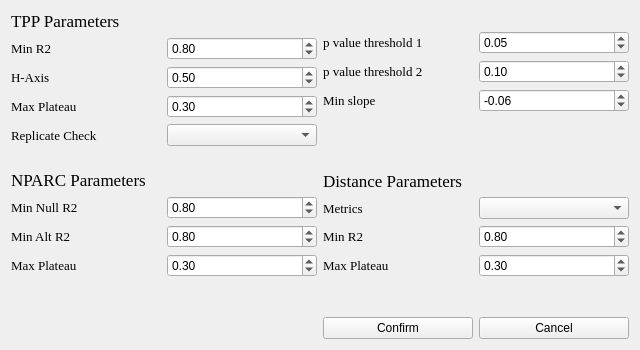
<?xml version="1.0" encoding="UTF-8"?>
<ui version="4.0">
 <class>Form</class>
 <widget class="QWidget" name="Form">
  <property name="geometry">
   <rect>
    <x>0</x>
    <y>0</y>
    <width>640</width>
    <height>350</height>
   </rect>
  </property>
  <property name="minimumSize">
   <size>
    <width>640</width>
    <height>350</height>
   </size>
  </property>
  <property name="maximumSize">
   <size>
    <width>640</width>
    <height>350</height>
   </size>
  </property>
  <property name="windowTitle">
   <string>Form</string>
  </property>
  <layout class="QGridLayout" name="gridLayout">
   <item row="2" column="0">
    <spacer name="horizontalSpacer">
     <property name="orientation">
      <enum>Qt::Horizontal</enum>
     </property>
     <property name="sizeHint" stdset="0">
      <size>
       <width>303</width>
       <height>20</height>
      </size>
     </property>
    </spacer>
   </item>
   <item row="2" column="1">
    <layout class="QHBoxLayout" name="horizontalLayout_13">
     <item>
      <widget class="QPushButton" name="ButtonConfirm">
       <property name="text">
        <string>Confirm</string>
       </property>
      </widget>
     </item>
     <item>
      <widget class="QPushButton" name="ButtonCancel">
       <property name="text">
        <string>Cancel</string>
       </property>
      </widget>
     </item>
    </layout>
   </item>
   <item row="0" column="0">
    <layout class="QVBoxLayout" name="verticalLayout_8">
     <item>
      <layout class="QHBoxLayout" name="horizontalLayout_8">
       <item>
        <widget class="QLabel" name="label">
         <property name="font">
          <font>
           <family>Times New Roman</family>
           <pointsize>13</pointsize>
          </font>
         </property>
         <property name="text">
          <string>TPP Parameters</string>
         </property>
        </widget>
       </item>
      </layout>
     </item>
     <item>
      <layout class="QVBoxLayout" name="verticalLayout_6">
       <item>
        <layout class="QVBoxLayout" name="verticalLayout_3">
         <item>
          <layout class="QHBoxLayout" name="horizontalLayout">
           <item>
            <widget class="QLabel" name="label_2">
             <property name="font">
              <font>
               <family>Times New Roman</family>
               <pointsize>10</pointsize>
              </font>
             </property>
             <property name="text">
              <string>Min R2</string>
             </property>
            </widget>
           </item>
           <item>
            <widget class="QDoubleSpinBox" name="BoxR2">
             <property name="maximum">
              <double>1.000000000000000</double>
             </property>
             <property name="singleStep">
              <double>0.010000000000000</double>
             </property>
             <property name="value">
              <double>0.800000000000000</double>
             </property>
            </widget>
           </item>
          </layout>
         </item>
         <item>
          <layout class="QHBoxLayout" name="horizontalLayout_2">
           <item>
            <widget class="QLabel" name="label_3">
             <property name="font">
              <font>
               <family>Times New Roman</family>
               <pointsize>10</pointsize>
              </font>
             </property>
             <property name="text">
              <string>H-Axis</string>
             </property>
            </widget>
           </item>
           <item>
            <widget class="QDoubleSpinBox" name="BoxHAxis">
             <property name="maximum">
              <double>1.000000000000000</double>
             </property>
             <property name="singleStep">
              <double>0.010000000000000</double>
             </property>
             <property name="value">
              <double>0.500000000000000</double>
             </property>
            </widget>
           </item>
          </layout>
         </item>
         <item>
          <layout class="QHBoxLayout" name="horizontalLayout_3">
           <item>
            <widget class="QLabel" name="label_4">
             <property name="font">
              <font>
               <family>Times New Roman</family>
               <pointsize>10</pointsize>
              </font>
             </property>
             <property name="text">
              <string>Max Plateau</string>
             </property>
            </widget>
           </item>
           <item>
            <widget class="QDoubleSpinBox" name="BoxPla">
             <property name="maximum">
              <double>1.000000000000000</double>
             </property>
             <property name="singleStep">
              <double>0.010000000000000</double>
             </property>
             <property name="value">
              <double>0.300000000000000</double>
             </property>
            </widget>
           </item>
          </layout>
         </item>
         <item>
          <layout class="QHBoxLayout" name="horizontalLayout_4">
           <item>
            <widget class="QLabel" name="label_5">
             <property name="font">
              <font>
               <family>Times New Roman</family>
               <pointsize>10</pointsize>
              </font>
             </property>
             <property name="text">
              <string>Replicate Check</string>
             </property>
            </widget>
           </item>
           <item>
            <widget class="QComboBox" name="BoxCheck">
             <property name="toolTip">
              <string/>
             </property>
             <property name="currentText">
              <string/>
             </property>
            </widget>
           </item>
          </layout>
         </item>
        </layout>
       </item>
       <item>
        <spacer name="verticalSpacer">
         <property name="orientation">
          <enum>Qt::Vertical</enum>
         </property>
         <property name="sizeHint" stdset="0">
          <size>
           <width>20</width>
           <height>20</height>
          </size>
         </property>
        </spacer>
       </item>
       <item>
        <layout class="QVBoxLayout" name="verticalLayout_2">
         <item>
          <widget class="QLabel" name="label_6">
           <property name="font">
            <font>
             <family>Times New Roman</family>
             <pointsize>13</pointsize>
            </font>
           </property>
           <property name="text">
            <string>NPARC Parameters</string>
           </property>
          </widget>
         </item>
         <item>
          <layout class="QHBoxLayout" name="horizontalLayout_5">
           <item>
            <widget class="QLabel" name="label_7">
             <property name="font">
              <font>
               <family>Times New Roman</family>
               <pointsize>10</pointsize>
              </font>
             </property>
             <property name="text">
              <string>Min Null R2</string>
             </property>
            </widget>
           </item>
           <item>
            <widget class="QDoubleSpinBox" name="BoxR2_Null">
             <property name="maximum">
              <double>1.000000000000000</double>
             </property>
             <property name="singleStep">
              <double>0.010000000000000</double>
             </property>
             <property name="value">
              <double>0.800000000000000</double>
             </property>
            </widget>
           </item>
          </layout>
         </item>
         <item>
          <layout class="QHBoxLayout" name="horizontalLayout_6">
           <item>
            <widget class="QLabel" name="label_8">
             <property name="font">
              <font>
               <family>Times New Roman</family>
               <pointsize>10</pointsize>
              </font>
             </property>
             <property name="text">
              <string>Min Alt R2</string>
             </property>
            </widget>
           </item>
           <item>
            <widget class="QDoubleSpinBox" name="BoxR2_Alt">
             <property name="maximum">
              <double>1.000000000000000</double>
             </property>
             <property name="singleStep">
              <double>0.010000000000000</double>
             </property>
             <property name="value">
              <double>0.800000000000000</double>
             </property>
            </widget>
           </item>
          </layout>
         </item>
         <item>
          <layout class="QHBoxLayout" name="horizontalLayout_7">
           <item>
            <widget class="QLabel" name="label_9">
             <property name="font">
              <font>
               <family>Times New Roman</family>
               <pointsize>10</pointsize>
              </font>
             </property>
             <property name="text">
              <string>Max Plateau</string>
             </property>
            </widget>
           </item>
           <item>
            <widget class="QDoubleSpinBox" name="BoxPlaN">
             <property name="maximum">
              <double>1.000000000000000</double>
             </property>
             <property name="singleStep">
              <double>0.010000000000000</double>
             </property>
             <property name="value">
              <double>0.300000000000000</double>
             </property>
            </widget>
           </item>
          </layout>
         </item>
        </layout>
       </item>
      </layout>
     </item>
    </layout>
   </item>
   <item row="0" column="1">
    <layout class="QVBoxLayout" name="verticalLayout_7">
     <item>
      <spacer name="horizontalSpacer_2">
       <property name="orientation">
        <enum>Qt::Horizontal</enum>
       </property>
       <property name="sizeHint" stdset="0">
        <size>
         <width>40</width>
         <height>20</height>
        </size>
       </property>
      </spacer>
     </item>
     <item>
      <layout class="QVBoxLayout" name="verticalLayout_5">
       <item>
        <layout class="QVBoxLayout" name="verticalLayout">
         <item>
          <layout class="QHBoxLayout" name="horizontalLayout_9">
           <item>
            <widget class="QLabel" name="label_12">
             <property name="font">
              <font>
               <family>Times New Roman</family>
               <pointsize>10</pointsize>
              </font>
             </property>
             <property name="text">
              <string>p value threshold 1</string>
             </property>
            </widget>
           </item>
           <item>
            <widget class="QDoubleSpinBox" name="BoxPval1">
             <property name="maximum">
              <double>1.000000000000000</double>
             </property>
             <property name="singleStep">
              <double>0.010000000000000</double>
             </property>
             <property name="value">
              <double>0.050000000000000</double>
             </property>
            </widget>
           </item>
          </layout>
         </item>
         <item>
          <layout class="QHBoxLayout" name="horizontalLayout_14">
           <item>
            <widget class="QLabel" name="label_17">
             <property name="font">
              <font>
               <family>Times New Roman</family>
               <pointsize>10</pointsize>
              </font>
             </property>
             <property name="text">
              <string>p value threshold 2</string>
             </property>
            </widget>
           </item>
           <item>
            <widget class="QDoubleSpinBox" name="BoxPval2">
             <property name="maximum">
              <double>1.000000000000000</double>
             </property>
             <property name="singleStep">
              <double>0.010000000000000</double>
             </property>
             <property name="value">
              <double>0.100000000000000</double>
             </property>
            </widget>
           </item>
          </layout>
         </item>
         <item>
          <layout class="QHBoxLayout" name="horizontalLayout_15">
           <item>
            <widget class="QLabel" name="label_13">
             <property name="font">
              <font>
               <family>Times New Roman</family>
               <pointsize>10</pointsize>
              </font>
             </property>
             <property name="text">
              <string>Min slope</string>
             </property>
            </widget>
           </item>
           <item>
            <widget class="QDoubleSpinBox" name="BoxMinSlope">
             <property name="minimum">
              <double>-99.000000000000000</double>
             </property>
             <property name="singleStep">
              <double>0.010000000000000</double>
             </property>
             <property name="value">
              <double>-0.060000000000000</double>
             </property>
            </widget>
           </item>
          </layout>
         </item>
         <item>
          <spacer name="horizontalSpacer_3">
           <property name="orientation">
            <enum>Qt::Horizontal</enum>
           </property>
           <property name="sizeHint" stdset="0">
            <size>
             <width>40</width>
             <height>20</height>
            </size>
           </property>
          </spacer>
         </item>
         <item>
          <spacer name="verticalSpacer_2">
           <property name="orientation">
            <enum>Qt::Vertical</enum>
           </property>
           <property name="sizeHint" stdset="0">
            <size>
             <width>20</width>
             <height>40</height>
            </size>
           </property>
          </spacer>
         </item>
        </layout>
       </item>
       <item>
        <layout class="QVBoxLayout" name="verticalLayout_4">
         <item>
          <widget class="QLabel" name="label_11">
           <property name="font">
            <font>
             <family>Times New Roman</family>
             <pointsize>13</pointsize>
            </font>
           </property>
           <property name="text">
            <string>Distance Parameters</string>
           </property>
          </widget>
         </item>
         <item>
          <layout class="QHBoxLayout" name="horizontalLayout_11">
           <item>
            <widget class="QLabel" name="label_14">
             <property name="font">
              <font>
               <family>Times New Roman</family>
               <pointsize>10</pointsize>
              </font>
             </property>
             <property name="text">
              <string>Metrics</string>
             </property>
            </widget>
           </item>
           <item>
            <widget class="QComboBox" name="BoxMetrics"/>
           </item>
          </layout>
         </item>
         <item>
          <layout class="QHBoxLayout" name="horizontalLayout_10">
           <item>
            <widget class="QLabel" name="label_15">
             <property name="font">
              <font>
               <family>Times New Roman</family>
               <pointsize>10</pointsize>
              </font>
             </property>
             <property name="text">
              <string>Min R2</string>
             </property>
            </widget>
           </item>
           <item>
            <widget class="QDoubleSpinBox" name="BoxR2_Dist">
             <property name="maximum">
              <double>1.000000000000000</double>
             </property>
             <property name="singleStep">
              <double>0.010000000000000</double>
             </property>
             <property name="value">
              <double>0.800000000000000</double>
             </property>
            </widget>
           </item>
          </layout>
         </item>
         <item>
          <layout class="QHBoxLayout" name="horizontalLayout_12">
           <item>
            <widget class="QLabel" name="label_16">
             <property name="font">
              <font>
               <family>Times New Roman</family>
               <pointsize>10</pointsize>
              </font>
             </property>
             <property name="text">
              <string>Max Plateau</string>
             </property>
            </widget>
           </item>
           <item>
            <widget class="QDoubleSpinBox" name="BoxPla_Dist">
             <property name="maximum">
              <double>1.000000000000000</double>
             </property>
             <property name="singleStep">
              <double>0.010000000000000</double>
             </property>
             <property name="value">
              <double>0.300000000000000</double>
             </property>
            </widget>
           </item>
          </layout>
         </item>
        </layout>
       </item>
      </layout>
     </item>
    </layout>
   </item>
   <item row="1" column="1">
    <spacer name="verticalSpacer_3">
     <property name="orientation">
      <enum>Qt::Vertical</enum>
     </property>
     <property name="sizeHint" stdset="0">
      <size>
       <width>20</width>
       <height>40</height>
      </size>
     </property>
    </spacer>
   </item>
  </layout>
 </widget>
 <resources/>
 <connections/>
</ui>
